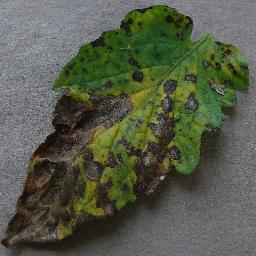
#> input picture final_v2/test/Tomato_early_blight.JPG, 256 x 256 px, found by its file name
$ python spot_find_2.py
#> lines starting #> are read from the running program, lines starting #| are printed output that depends on the picture; after the words box and inside, x2 and y2 are one past the last pixel; in counts of white or black regions, pixels touching at a corner belong together
import cv2
import numpy as np

from matplotlib import pyplot as plt

# Load the image
image_path = 'final_v2/test/Tomato_early_blight.JPG'
image = cv2.imread(image_path)
#> image is the input picture: shape (256, 256, 3); mean B, G, R 73.6, 91, 85.8

# Convert to HSV color space for more precise color filtering
hsv = cv2.cvtColor(image, cv2.COLOR_BGR2HSV)
#> hsv: shape (256, 256, 3); mean H, S, V 64.2, 73, 94.3

# Define color range for green (leaf color) in HSV space and adjust for better segmentation
lower_green = np.array([20, 30, 30])  # Adjusted lower range
upper_green = np.array([90, 255, 255])  # Adjusted upper range

# Create a mask based on the color range
mask_green = cv2.inRange(hsv, lower_green, upper_green)
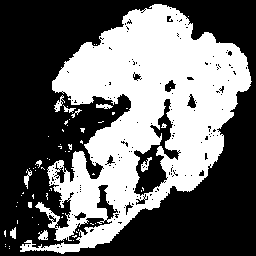
#> mask_green: shape (256, 256); 41.3% white; 69 white regions (58 under 20 px), largest, box (x1, y1, x2, y2) and area: (20, 4, 252, 254) 26349, (54, 95, 65, 112) 71, (141, 157, 152, 172) 71

# Perform morphological operations to remove noise and fill gaps
kernel = np.ones((7, 7), np.uint8)  # Larger kernel for better cleaning
mask_cleaned = cv2.morphologyEx(mask_green, cv2.MORPH_CLOSE, kernel)
#> mask_cleaned: shape (256, 256); 46.9% white; 16 white regions (14 under 20 px), largest, box (x1, y1, x2, y2) and area: (20, 4, 252, 256) 30556, (4, 227, 16, 239) 94
mask_cleaned = cv2.dilate(mask_cleaned, kernel, iterations=1)  # Additional dilation to cover gaps
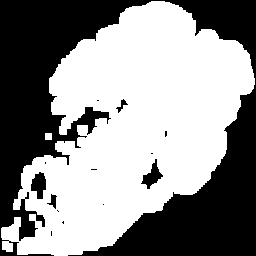
#> mask_cleaned: shape (256, 256); 56.5% white; 14 black regions (9 under 20 px)

# Find contours in the cleaned mask
contours, _ = cv2.findContours(mask_cleaned, cv2.RETR_EXTERNAL, cv2.CHAIN_APPROX_SIMPLE)
#> contours = 2 contours; box (x1, y1, x2, y2) and area: (1, 1, 255, 256) 37036, (45, 133, 52, 140) 36

# Assume the largest contour is the leaf and create a mask from it
if contours:
    largest_contour = max(contours, key=cv2.contourArea)
#> largest_contour = contour of 552 points, box (x1, y1, x2, y2) (1, 1, 255, 256), area 37036
    mask_final = np.zeros_like(mask_cleaned)
    cv2.drawContours(mask_final, [largest_contour], -1, 255, thickness=cv2.FILLED)
#> mask_final: shape (256, 256); 57.5% white; 1 black region, box (x1, y1, x2, y2) and area: (0, 0, 256, 256) 27829

    # Bitwise-and to cut out the leaf with the final mask
    leaf_only_refined = cv2.bitwise_and(image, image, mask=mask_final)

    # Create a pink background
    background_pink = np.full(image.shape, (255, 182, 193), dtype=np.uint8)  # Pink background

    # Add a pink outline to the leaf by creating a slightly larger contour
    mask_outline = np.zeros_like(mask_final)
    cv2.drawContours(mask_outline, [largest_contour], -1, 255, thickness=10)  # Adjust thickness as needed
#> mask_outline: shape (256, 256); 19.4% white; 1 white region, box (x1, y1, x2, y2) and area: (0, 0, 256, 256) 12719
    outline_pink = cv2.bitwise_and(background_pink, background_pink, mask=mask_outline)
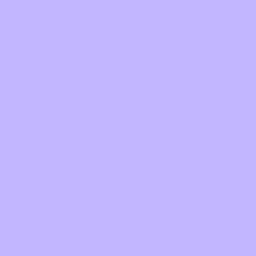
#> background_pink: shape (256, 256, 3); mean of channels 0, 1, 2 255, 182, 193; drawn as B, G, R

    # Combine the pink background with the leaf-only image and the pink outline
    pink_background_image = cv2.bitwise_and(background_pink, background_pink, mask=~mask_final)  # Pink outside leaf
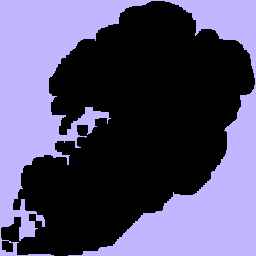
#> pink_background_image: shape (256, 256, 3); mean of channels 0, 1, 2 108.3, 77.3, 82; drawn as B, G, R
    pink_background_image = cv2.add(pink_background_image, leaf_only_refined)  # Add the leaf region
    pink_background_image = cv2.add(pink_background_image, outline_pink)  # Add the pink outline

else:
    pink_background_image = image  # If no leaf found, use original image

cv2.imwrite("final_v2/images/new_folder/pink2.png", pink_background_image)


# Define the color range for white in BGR (use a threshold to capture shades of white)
lower_white = np.array([200, 200, 200])   # Lower bound for white
upper_white = np.array([255, 255, 255])   # Upper bound for white

# Create a mask to detect white areas
mask_white = cv2.inRange(pink_background_image, lower_white, upper_white)
#> mask_white: shape (256, 256); 19.2% white; 1 white region, box (x1, y1, x2, y2) and area: (0, 0, 256, 256) 12604

# Create a pink color image of the same size as the input image
pink_color = np.full_like(pink_background_image, (255, 182, 193))  # Pink in BGR

# Use the mask to replace white areas with pink in the image
image_with_pink_background = cv2.bitwise_and(pink_color, pink_color, mask=mask_white)
image_with_pink_background = cv2.add(image_with_pink_background, cv2.bitwise_and(pink_background_image, pink_background_image, mask=~mask_white))
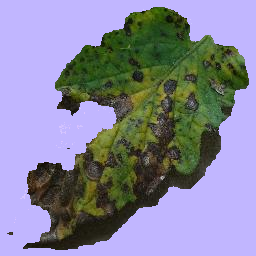
#> image_with_pink_background: shape (256, 256, 3); mean of channels 0, 1, 2 154.5, 132.9, 133.4; drawn as B, G, R

# Save the result as a PNG image
cv2.imwrite("final_v2/images/new_folder/pink.png", image_with_pink_background)


# Load the processed image (after applying all the masks and filters)
image = cv2.imread('final_v2/images/new_folder/pink.png')

# Convert the image to HSV for mask applications (if not already in HSV)
hsv_image = cv2.cvtColor(image, cv2.COLOR_BGR2HSV)
#> hsv_image: shape (256, 256, 3); mean H, S, V 83.8, 99.5, 173.1

# Define color ranges for identifying spots
# Define ranges based on your previous values
brown_range = ((10, 100, 20), (20, 255, 200))
black_range = ((0, 0, 0), (180, 255, 30))
orange_range = ((10, 100, 200), (20, 255, 255))
white_range = ((0, 0, 200), (180, 20, 255))
blue_range = ((100, 150, 0), (140, 255, 255))

# Create masks for spots (brown, black, orange, white)
brown_mask = cv2.inRange(hsv_image, brown_range[0], brown_range[1])
#> brown_mask: shape (256, 256); 2.2% white; 106 white regions (94 under 20 px), largest, box (x1, y1, x2, y2) and area: (27, 169, 52, 205) 396, (148, 157, 164, 176) 132, (63, 193, 73, 217) 102
black_mask = cv2.inRange(hsv_image, black_range[0], black_range[1])
#> black_mask: shape (256, 256); 1.8% white in thin lines or dots, all inside (x1, y1, x2, y2) = (27, 8, 236, 249)
orange_mask = cv2.inRange(hsv_image, orange_range[0], orange_range[1])
#> orange_mask: shape (256, 256); every value is 0
white_mask = cv2.inRange(hsv_image, white_range[0], white_range[1])
blue_mask = cv2.inRange(hsv_image, blue_range[0], blue_range[1])

# Combine all spot masks
spot_mask = cv2.bitwise_or(brown_mask, black_mask)
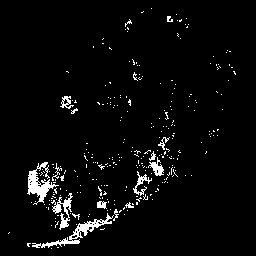
#> spot_mask: shape (256, 256); 3.9% white; 278 white regions (263 under 20 px), largest, box (x1, y1, x2, y2) and area: (27, 162, 59, 205) 490, (32, 213, 114, 248) 486, (51, 193, 73, 230) 278
spot_mask = cv2.bitwise_or(spot_mask, orange_mask)
spot_mask = cv2.bitwise_or(spot_mask, white_mask)
spot_mask = cv2.bitwise_or(spot_mask, blue_mask)

image = cv2.imread("final_v2/images/new_folder/pink.png")
hsv = cv2.cvtColor(image, cv2.COLOR_BGR2HSV)

# Convert the specific BGR pink color (255, 182, 193) to HSV
pink_bgr = np.uint8([[[255, 182, 193]]])  # BGR color
pink_hsv = cv2.cvtColor(pink_bgr, cv2.COLOR_BGR2HSV)[0][0]

# Define a narrow range around the HSV value of pink
lower_pink = np.array([pink_hsv[0] - 10, 50, 50])   # Adjust as needed for tolerance
upper_pink = np.array([pink_hsv[0] + 10, 255, 255])

# Create a mask based on this specific pink color range
mask_pink = cv2.inRange(hsv, lower_pink, upper_pink)
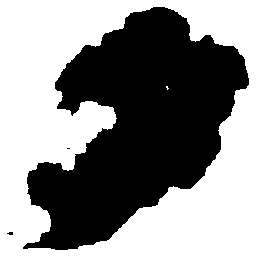
#> mask_pink: shape (256, 256); 53.8% white; 3 black regions (2 under 20 px), largest, box (x1, y1, x2, y2) and area: (23, 7, 249, 250) 30261

# Perform morphological operations to remove noise and fill gaps
kernel = np.ones((5, 5), np.uint8)
mask_cleaned = cv2.morphologyEx(mask_pink, cv2.MORPH_CLOSE, kernel)
#> mask_cleaned: shape (256, 256); 53.9% white; 1 black region, box (x1, y1, x2, y2) and area: (27, 7, 249, 250) 30226
mask_cleaned = cv2.morphologyEx(mask_cleaned, cv2.MORPH_OPEN, kernel)
#> mask_cleaned: shape (256, 256); 53.8% white; 1 black region, box (x1, y1, x2, y2) and area: (27, 7, 249, 250) 30249

# Invert the mask to capture everything except the pink area
leaf_mask = cv2.bitwise_not(mask_cleaned)

# Save the mask_background as a PNG image with the same size as the original image
cv2.imwrite("final_v2/images/new_folder/leaf_mask.png", leaf_mask)


# Calculate total leaf area (using the main leaf mask created previously)
# Assuming 'leaf_mask' is the binary mask for the entire leaf region
total_leaf_pixels = cv2.countNonZero(leaf_mask)
#> total_leaf_pixels = 30249

# Calculate spot area (using the combined spot mask)
spot_pixels = cv2.countNonZero(spot_mask)
#> spot_pixels = 2535

# Calculate the ratio of spot area to leaf area
spot_ratio = spot_pixels / total_leaf_pixels if total_leaf_pixels != 0 else 0
#> spot_ratio = 0.0838

# Print the results
print(f"Total Leaf Pixels: {total_leaf_pixels}")
#| Total Leaf Pixels: 30249
print(f"Spot Pixels: {spot_pixels}")
#| Spot Pixels: 2535
print(f"Spot-to-Leaf Ratio: {spot_ratio:.2%}")
#| Spot-to-Leaf Ratio: 8.38%

$ run again, with final_v2/test/TomatoHealthy2.JPG copied over final_v2/test/Tomato_early_blight.JPG
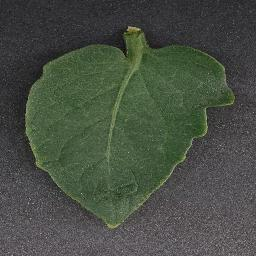
#> input picture final_v2/test/TomatoHealthy2.JPG, 256 x 256 px, found by its file name
#> image is the input picture: shape (256, 256, 3); mean B, G, R 67.5, 78.4, 71.3
#> hsv: shape (256, 256, 3); mean H, S, V 95.9, 40.3, 80
#> `mask_green = cv2.inRange(hsv, lower_green, upper_green)`:
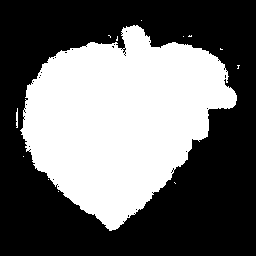
#> mask_green: shape (256, 256); 41.7% white; 13 white regions (11 under 20 px), largest, box (x1, y1, x2, y2) and area: (20, 25, 237, 231) 27243, (16, 108, 18, 128) 34
#> contours = 2 contours; box (x1, y1, x2, y2) and area: (13, 17, 240, 234) 30263, (234, 62, 243, 72) 70
#> largest_contour = contour of 352 points, box (x1, y1, x2, y2) (13, 17, 240, 234), area 30263
#> mask_final: shape (256, 256); 46.8% white; 1 white region, box (x1, y1, x2, y2) and area: (13, 17, 240, 234) 30666
#> mask_outline: shape (256, 256); 13.3% white; 1 white region, box (x1, y1, x2, y2) and area: (8, 12, 245, 239) 8712
#> mask_white: shape (256, 256); 13.3% white; 1 white region, box (x1, y1, x2, y2) and area: (8, 12, 245, 239) 8710
#> hsv_image: shape (256, 256, 3); mean H, S, V 94.8, 76.9, 190.5
#> brown_mask: shape (256, 256); every value is 0
#> black_mask: shape (256, 256); 0.09% white in thin lines or dots, all inside (x1, y1, x2, y2) = (24, 31, 127, 150)
#> `mask_pink = cv2.inRange(hsv, lower_pink, upper_pink)`:
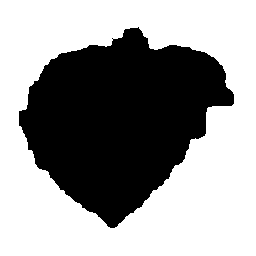
#> mask_pink: shape (256, 256); 60.3% white; 1 black region, box (x1, y1, x2, y2) and area: (19, 27, 234, 228) 26019
#> leaf_mask: shape (256, 256); 39.7% white; 1 white region, box (x1, y1, x2, y2) and area: (19, 28, 234, 228) 26023
#> total_leaf_pixels = 26023
#> spot_pixels = 57
#> spot_ratio = 0.00219
#| Total Leaf Pixels: 26023
#| Spot Pixels: 57
#| Spot-to-Leaf Ratio: 0.22%
